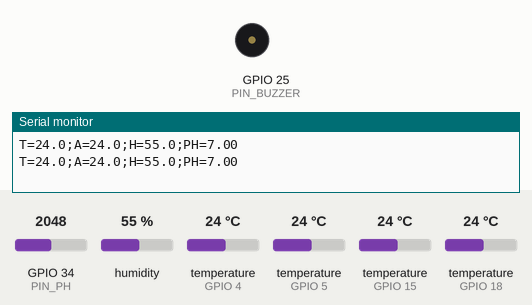
Recording of a sketch running on a simulated ESP32. Parts: buzzer (waves = sounding), the last lines printed to the serial monitor. The inputs (shaded band) are chosen by the test bench; at power-on: temperature (sensors on GPIO 15, GPIO 4, GPIO 5, GPIO 18) 24 °C, GPIO 34 (PIN_PH) = 2048, humidity 55 % (analog values on the 0–4095 scale).

Above: at 7.4 s.
7.5 s: temperature (sensor on GPIO 15) set to 37.5 °C
13.3 s: temperature (sensor on GPIO 15) set to 38.6 °C
At 16.1 s:
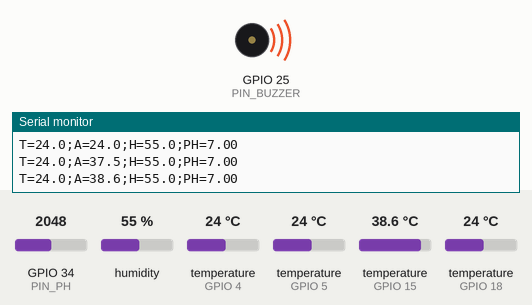
Timing chart, 0 to 17.6 s (numbered marks = the images above; inputs shaded):
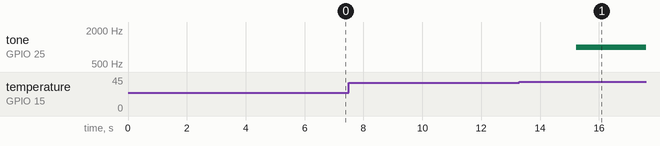

Measured:
- the behaviour switches between 38 and 38.1 °C on temperature (sensor on GPIO 15) (found by bisection; images 0 and 1)
- after the input at 13.3 s, tone on GPIO 25 (PIN_BUZZER): silent → 1000 Hz after 1.9 s

The sketch:

fermentosense_esp32_wokwi.ino
```cpp
/*
  FermentoSense - ESP32 (Wokwi / perangkat asli)
  Pengembangan dari sketch_02.ino tim: ditambah sensor pH dan buzzer, serta keluaran 1 baris
  agar langsung terbaca dashboard.

  DS18B20 x3  : GPIO 4, 5, 18   -> suhu media (rata-rata 3 probe)
  DHT22       : GPIO 15         -> suhu ruangan + kelembapan
  Sensor pH   : GPIO 34 (ADC)   -> di Wokwi pakai potensiometer (0-3,3 V = pH 0-14)
  Buzzer      : GPIO 25         -> berbunyi jika suhu media ATAU suhu ruangan > SUHU_MAX
  (butuh pustaka: OneWire, DallasTemperature, DHT sensor library; tone() butuh arduino-esp32 3.x)

  Keluaran Serial (115200 baud), satu baris per siklus:
  T=27.3;A=23.1;H=50.5;PH=6.80
*/
#include <OneWire.h>
#include <DallasTemperature.h>
#include <DHT.h>

const int DS18B20_1_PIN = 4;
const int DS18B20_2_PIN = 5;
const int DS18B20_3_PIN = 18;
const int PIN_PH        = 34;
const int PIN_BUZZER    = 25;
const float SUHU_MAX    = 38.0;

OneWire oneWire1(DS18B20_1_PIN);
OneWire oneWire2(DS18B20_2_PIN);
OneWire oneWire3(DS18B20_3_PIN);
DallasTemperature sensors1(&oneWire1);
DallasTemperature sensors2(&oneWire2);
DallasTemperature sensors3(&oneWire3);

#define DHTPIN 15
#define DHTTYPE DHT22
DHT dht(DHTPIN, DHTTYPE);

void setup() {
  Serial.begin(115200);
  sensors1.begin();
  sensors2.begin();
  sensors3.begin();
  dht.begin();
  pinMode(PIN_BUZZER, OUTPUT);
  analogReadResolution(12);
}

void loop() {
  sensors1.requestTemperatures();
  sensors2.requestTemperatures();
  sensors3.requestTemperatures();
  float t1 = sensors1.getTempCByIndex(0);
  float t2 = sensors2.getTempCByIndex(0);
  float t3 = sensors3.getTempCByIndex(0);

  // rata-rata probe yang terbaca (-127 = probe terputus)
  float jumlah = 0; int n = 0;
  if (t1 > -100) { jumlah += t1; n++; }
  if (t2 > -100) { jumlah += t2; n++; }
  if (t3 > -100) { jumlah += t3; n++; }
  float suhuMedia = n ? jumlah / n : NAN;

  float kelembapan = dht.readHumidity();
  float suhuRuangan = dht.readTemperature();
  float ph = analogRead(PIN_PH) * 14.0 / 4095.0;

  bool terlaluPanas = (!isnan(suhuMedia) && suhuMedia > SUHU_MAX) ||
                      (!isnan(suhuRuangan) && suhuRuangan > SUHU_MAX);
  if (terlaluPanas) tone(PIN_BUZZER, 1000);
  else noTone(PIN_BUZZER);

  if (isnan(suhuMedia) || isnan(kelembapan) || isnan(suhuRuangan)) {
    Serial.println("Error: sensor gagal dibaca");
  } else {
    Serial.print("T=");   Serial.print(suhuMedia, 1);
    Serial.print(";A=");  Serial.print(suhuRuangan, 1);
    Serial.print(";H=");  Serial.print(kelembapan, 1);
    Serial.print(";PH="); Serial.println(ph, 2);
  }
  delay(2000);   // DHT22 butuh jeda minimal 2 detik
}
```
